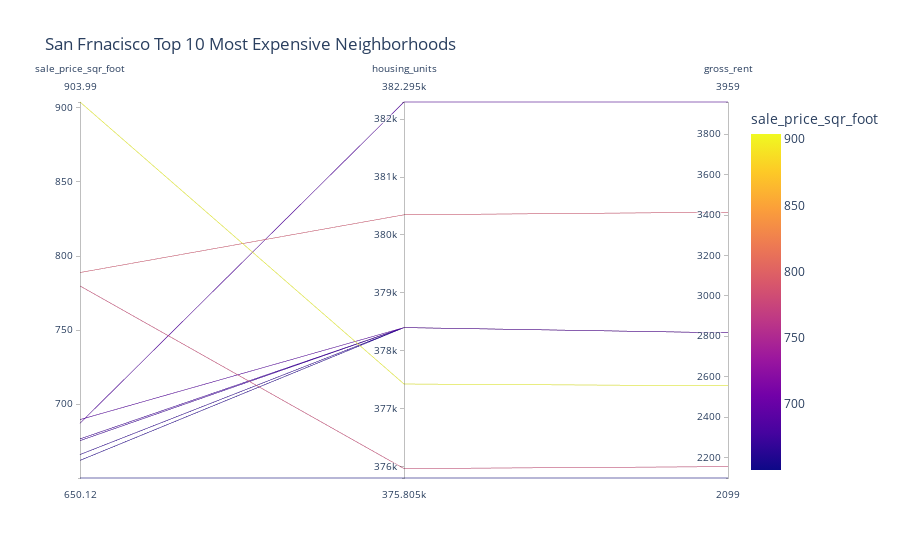

The cell this chart's notebook holds for it:
### Markdown cell above
## Parallel Coordinates and Parallel Categories Analysis

In this section, you will use plotly express to create parallel coordinates and parallel categories visualizations so that investors can interactively filter and explore various factors related to the sales price of the neighborhoods. 

Using the DataFrame of Average values per neighborhood (calculated above), create the following visualizations:
1. Create a Parallel Coordinates Plot
2. Create a Parallel Categories Plot

### Code cell
# Parallel Coordinates Plot
px.parallel_coordinates(avg_sale_price, title='San Frnacisco Top 10 Most Expensive Neighborhoods', color='sale_price_sqr_foot')

### Figure 1 — Plotly figure (JSON) as saved in the notebook; plotly's stock layout.template omitted (floating-point values rounded to 4 significant figures)
{"data": [{"dimensions": [{"label": "sale_price_sqr_foot", "values": [904.0, 788.8, 779.8, 689.6, 687.1, 676.5, 675.4, 666.0, 662.0, 650.1]}, {"label": "housing_units", "values": [377400.0, 380348, 376000.0, 378401, 382295, 378401, 378401, 378401, 378401, 375805]}, {"label": "gross_rent", "values": [2555.0, 3414, 2155.0, 2817.0, 3959, 2817.0, 2817.0, 2817.0, 2817.0, 2099]}], "domain": {"x": [0, 1], "y": [0, 1]}, "line": {"color": [904.0, 788.8, 779.8, 689.6, 687.1, 676.5, 675.4, 666.0, 662.0, 650.1], "coloraxis": "coloraxis"}, "name": "", "type": "parcoords"}], "layout": {"coloraxis": {"colorbar": {"title": {"text": "sale_price_sqr_foot"}}, "colorscale": [[0, "#0d0887"], [0.1111, "#46039f"], [0.2222, "#7201a8"], [0.3333, "#9c179e"], [0.4444, "#bd3786"], [0.5556, "#d8576b"], [0.6667, "#ed7953"], [0.7778, "#fb9f3a"], [0.8889, "#fdca26"], [1, "#f0f921"]]}, "legend": {"tracegroupgap": 0}, "title": {"text": "San Frnacisco Top 10 Most Expensive Neighborhoods"}}}
